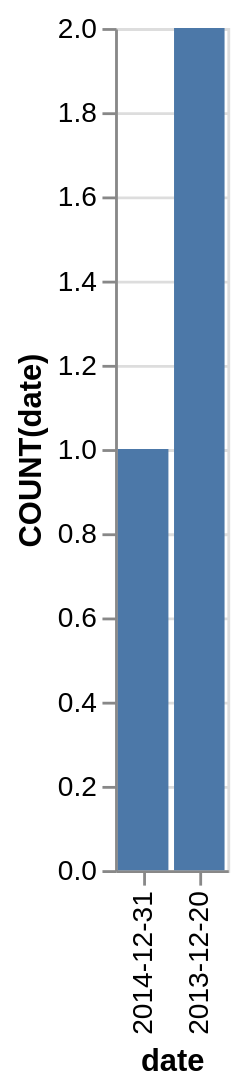

Vega-Lite specification for this chart:
### Vega-Lite specification from a JSON file in a GitHub repository (floating-point values rounded to 4 significant figures)
{"data": {"values": [{"x_data": "2014-12-31", "y_data": 1}, {"x_data": "2013-12-20", "y_data": 2}]}, "mark": "bar", "encoding": {"x": {"field": "x_data", "type": "nominal", "title": "date", "sort": "descending"}, "y": {"field": "y_data", "type": "quantitative", "title": "COUNT(date)"}}}
